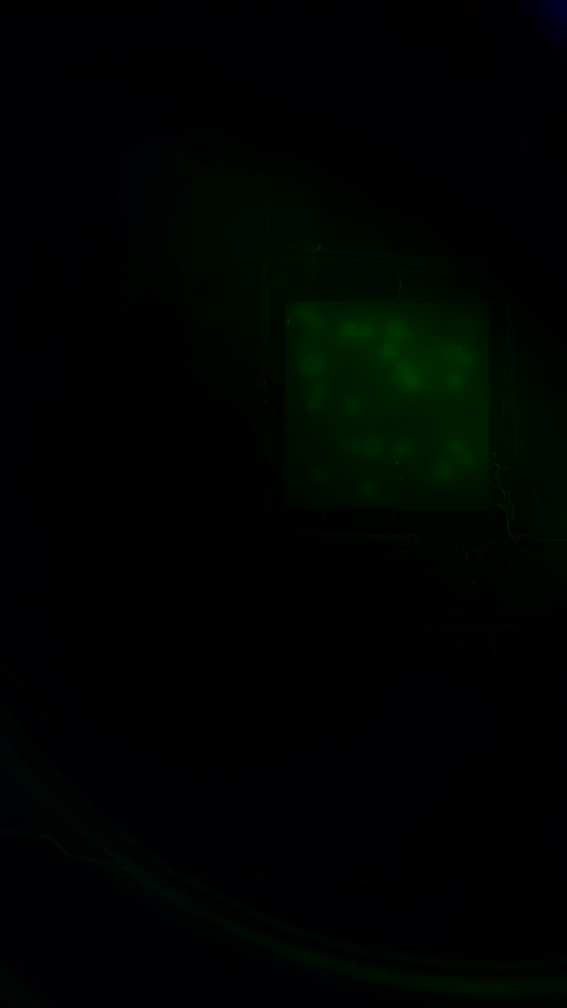
#> input picture app/src/main/python/300cps_R.jpg, 2268 x 4032 px (shown at 1/4 size)
$ python -i autocrop.py   (imports and definitions only)
#> lines starting #> are read from the running program, lines starting #| are printed output that depends on the picture; after the words box and inside, x2 and y2 are one past the last pixel; in counts of white or black regions, pixels touching at a corner belong together
# -*- coding: utf-8 -*-
"""
Contains the several useful image analysis functions, specifically crop and
apply_contrast.
"""
import cv2 as cv2
import numpy as np


def crop(path):
    """
    Returns a cropped version of the image with the path path.
    Parameters:
    - path: path to the image being cropped
    Returns:
    - cropped: image which is the cropped version of the image with the path
               path
    """
#> called with path = '300cps_R.jpg'
    img = cv2.imread(path, cv2.IMREAD_COLOR)
#> img is the input picture: shape (4032, 2268, 3); mean B, G, R 1.2, 3.2, 0.2

    # leave only green color
    img[:, :, 0] = 0
    img[:, :, 2] = 0

    # convert to gray scale
    gray_img = cv2.cvtColor(img, cv2.COLOR_BGR2GRAY)

    # more contrast between foreground and background
    contrasted_img = apply_contrast(gray_img)

    # erode image
    kernel = np.ones((5, 5), np.uint8)
    eroded_img = cv2.erode(contrasted_img, kernel, iterations=15)

    # located contours
    contours = _locate_contours(eroded_img)

    img_contours = np.zeros(img.shape)
    cv2.drawContours(img_contours, contours, -1, (0, 255, 0), 3)

    # determine cropped image based on contours
    crop_box = _determine_cropped_image_box(img, contours)

    # crop the original image
    cropped = img[crop_box[1]:crop_box[3], crop_box[0]:crop_box[2]]

    return cropped


def apply_contrast(img):
    """
    Returns a contrasted version of img.
    Returns:
    - contrasted_img: contrasted version of img
    """

    contrast_threshold = 2
    grid_size = 2
    alpha = 3  # (1.0-3.0)
    beta = 0  # (0-100)

    # CLAHE (Contrast Limited Adaptive Histogram Equalization)
    clahe = cv2.createCLAHE(clipLimit=contrast_threshold,
                            tileGridSize=(grid_size, grid_size))
    clahe_img = clahe.apply(img)
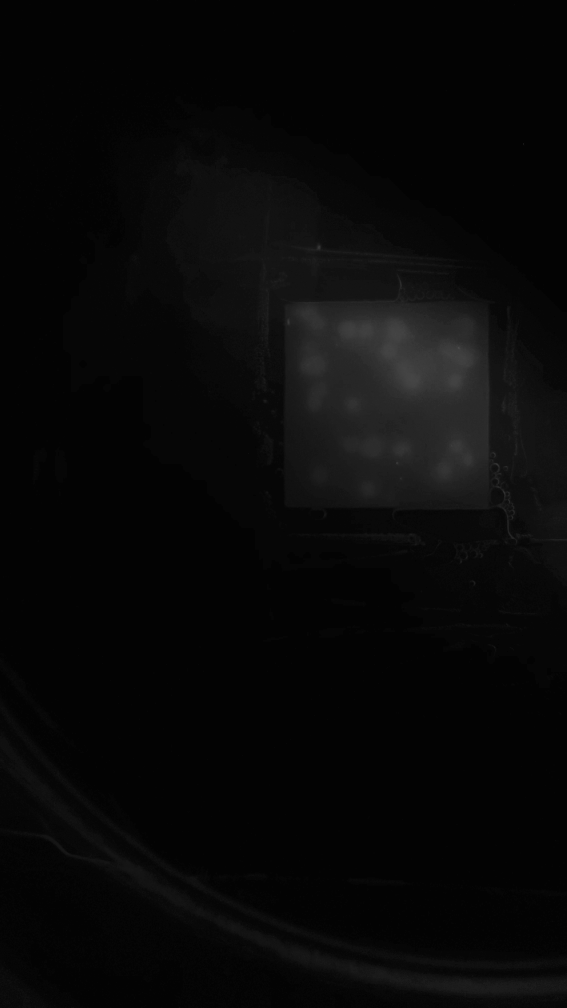
#> clahe_img: shape (4032, 2268) (shown at 1/4 size); min 3, max 150, mean 8.2

    adjusted = cv2.convertScaleAbs(clahe_img, alpha=alpha, beta=beta)
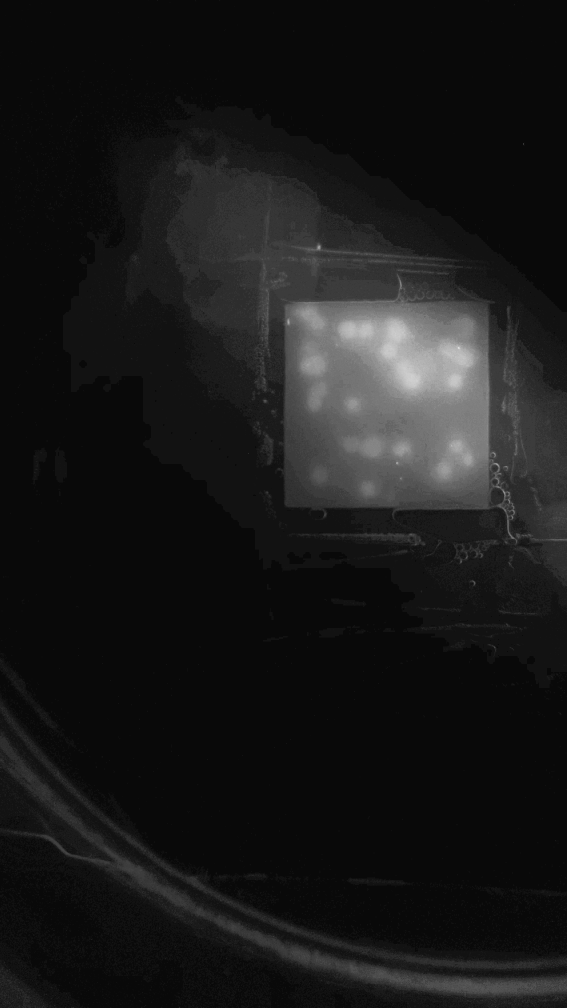
#> adjusted: shape (4032, 2268) (shown at 1/4 size); min 9, max 255, mean 24.5
#> in crop, `eroded_img = cv2.erode(contrasted_img, kernel, iterations=15)`:
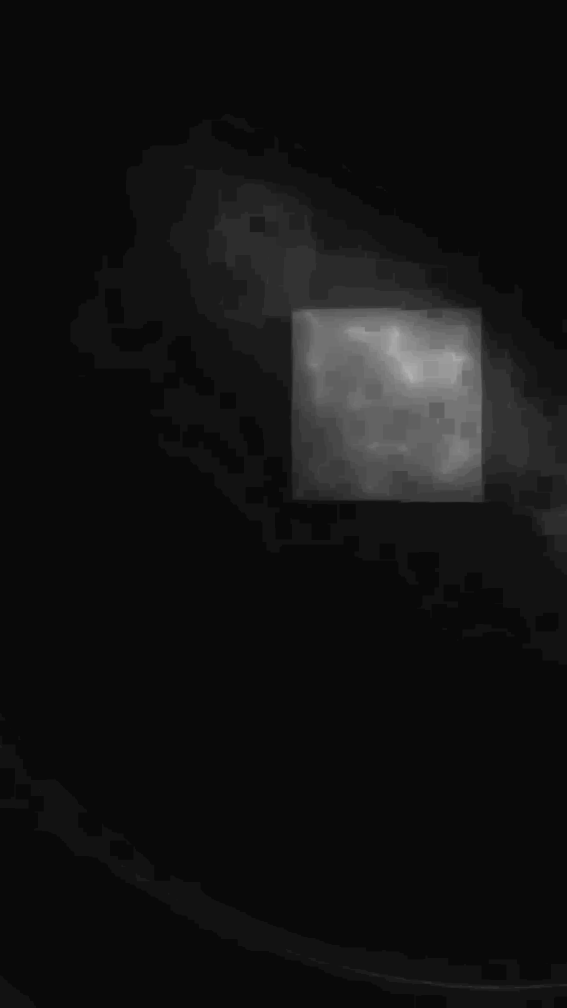
#> eroded_img: shape (4032, 2268) (shown at 1/4 size); min 9, max 177, mean 18.1

    return adjusted


def _locate_contours(img):
    """
    Returns the substantial contours in img.
    Parameters:
    - img: the image being analyzed
    Returns:
    - substantial_contours: the substantial contours in img
    """

    min_threshold = 75
    threshold_output = 255
    min_countour_area = 15000

    _, threshold = cv2.threshold(img, min_threshold,
                                 threshold_output,
                                 cv2.THRESH_BINARY)
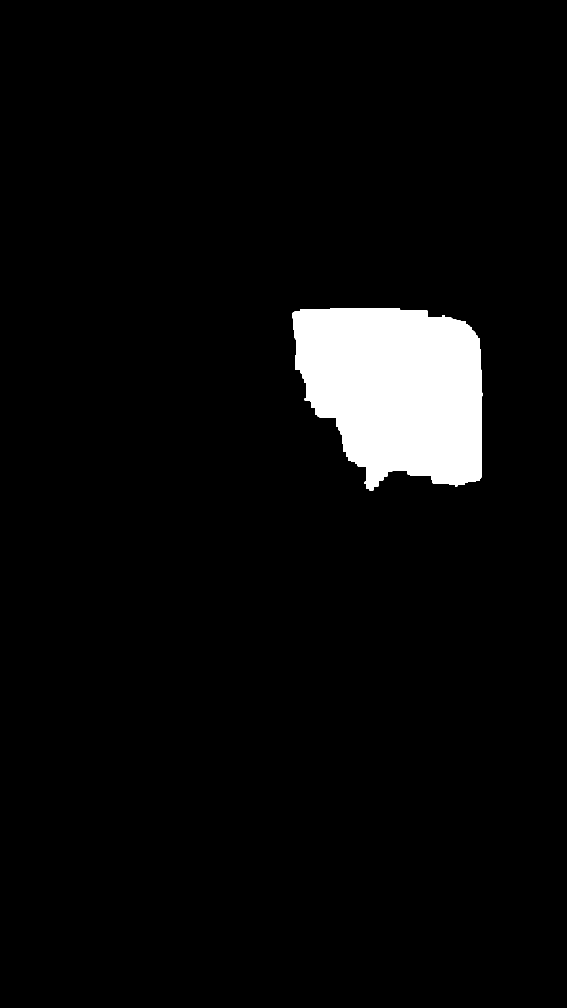
#> threshold: shape (4032, 2268) (shown at 1/4 size); 4.7% white; 1 white region

    # dilated = cv2.morphologyEx(threshold, cv2.MORPH_OPEN,
    #                            cv2.getStructuringElement(cv2.MORPH_ELLIPSE,
    #                            (10, 10)))

    contours, _ = cv2.findContours(threshold, cv2.RETR_LIST,
                                   cv2.CHAIN_APPROX_SIMPLE)
#> contours = 1 contour; box (x1, y1, x2, y2) and area: (1171, 1232, 1929, 1961) 432438

    substantial_contours = []
    for contour in contours:
        if cv2.contourArea(contour) > min_countour_area:
            substantial_contours.append(contour)
#> this loop made 1 pass
#> after the loop, substantial_contours has the same summary as contours

    cv2.drawContours(img, contours, -1, (0, 255, 0), 3)
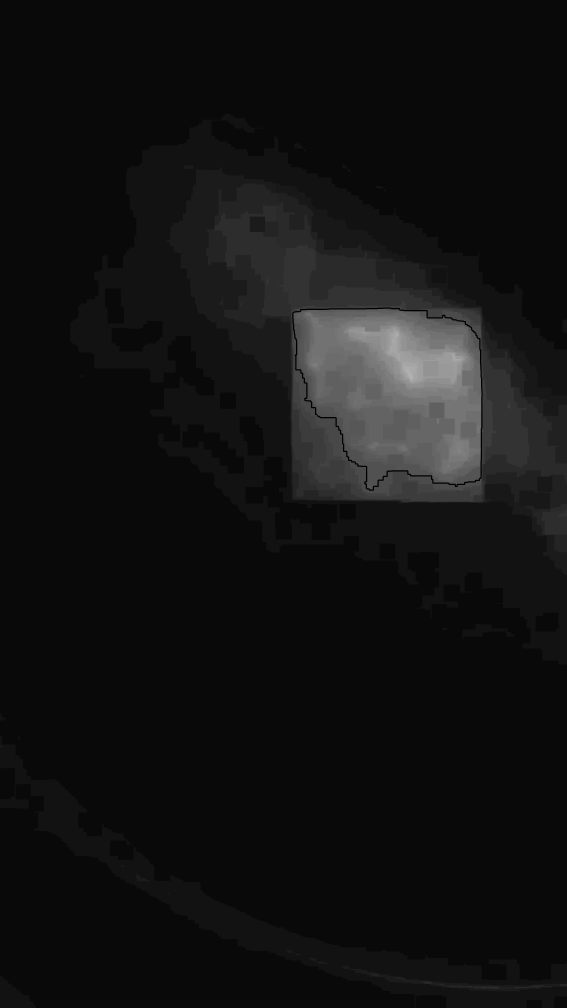
#> img: shape (4032, 2268) (shown at 1/4 size); 0.16% of pixels changed, all inside (x1, y1, x2, y2) = (1169, 1230, 1931, 1963)
#> in crop, `cv2.drawContours(img_contours, contours, -1, (0, 255, 0), 3)`:
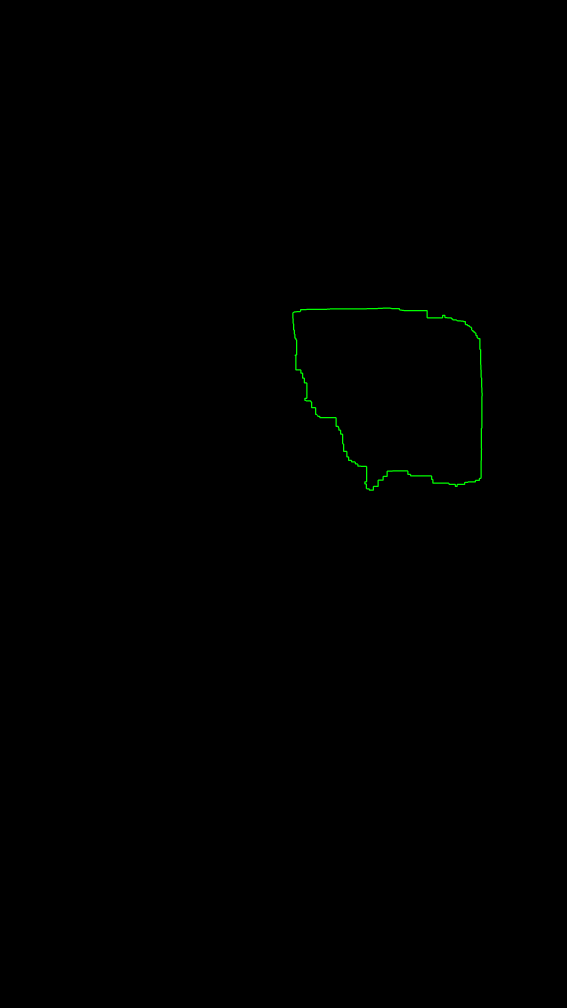
#> img_contours: shape (4032, 2268, 3) float64 (shown at 1/4 size); mean of channels 0, 1, 2 0, 0.4, 0; drawn as B, G, R

    return substantial_contours


def _determine_cropped_image_box(img, contours):
    """
    Returns the pixel box including all contours in contours.
    Parameters:
    - img: the image being analyzed
    - contours: a list of countours thats locations should be included in the
                outputted box size
    Returns:
    - crop_box: the pixel box including all contours in contours in form [left,
                top, right, bottom]
    """
    # https://stackoverflow.com/questions/37803903/opencv-and-python-for-auto-cropping
    crop_box = [-1, -1, -1, -1]
    for contour in contours:
        contour_x, contour_y, contour_w, contour_h = cv2.boundingRect(contour)
        if crop_box[0] < 0:
            crop_box = [contour_x, contour_y, contour_x + contour_w,
                        contour_y + contour_h]
        elif contour_x > np.shape(img)[0] / 2:
            crop_box[0] = min(contour_x, crop_box[0])
            crop_box[1] = min(contour_y, crop_box[1])
            crop_box[2] = max(contour_x + contour_w, crop_box[2])
            crop_box[3] = max(contour_y + contour_h, crop_box[3])
#> this loop made 1 pass
#> (contour_x, contour_y, contour_w, contour_h) on pass 1: (1171, 1232, 758, 729)

    # add bounding space
    crop_box[0] = max(0, crop_box[0] - 50)
    crop_box[1] = max(0, crop_box[1] - 50)
    crop_box[2] = min(np.shape(img)[0], crop_box[2] + 100)
    crop_box[3] = min(np.shape(img)[1], crop_box[3] + 100)

    return crop_box

>>> result = crop('300cps_R.jpg')
#> in crop, `crop_box = _determine_cropped_image_box(img, contours)`: crop_box = [1121, 1182, 2029, 2061]
#> in crop, `cropped = img[crop_box[1]:crop_box[3], crop_box[0]:crop_box[2]]`:
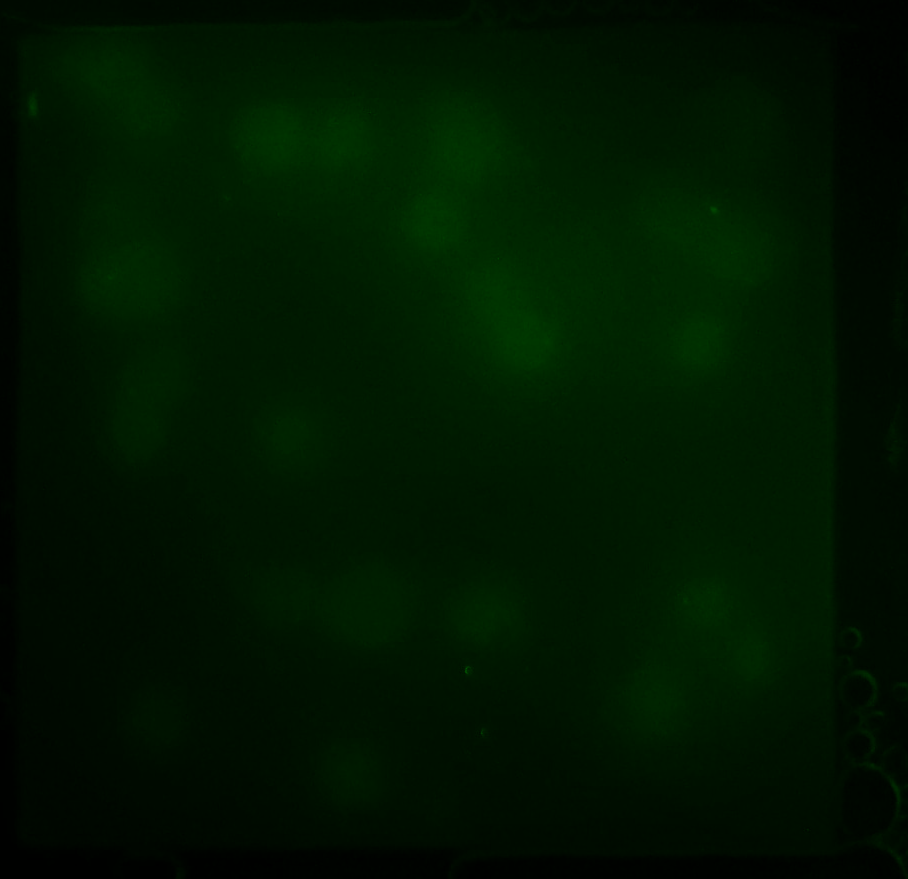
#> cropped: shape (879, 908, 3); mean B, G, R 0, 22.1, 0
